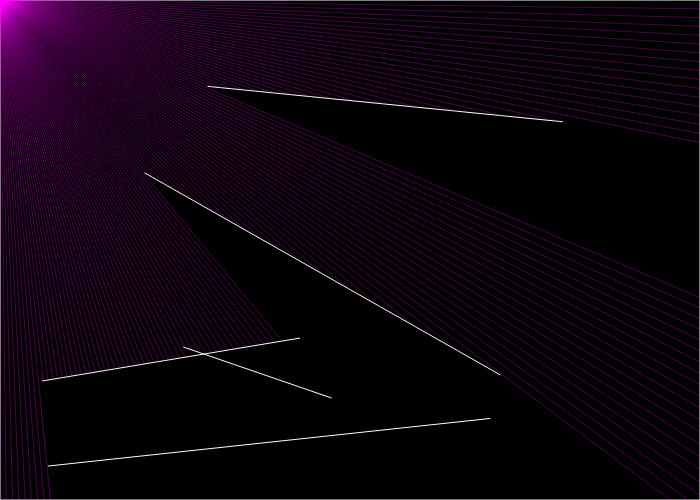
Frame 1 (no input)
Frame 60 (no input): identical to frame 1, image omitted
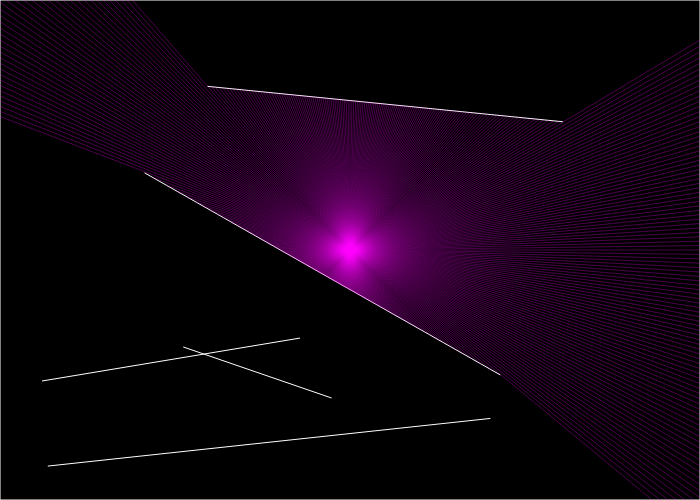
Frame 120 (the mouse pressed at the canvas centre since frame 60)

The p5.js sketch that drew these frames (run headless with seeded random() and noise() and a simulated clock; from frame 60 on, the mouse is pressed at the canvas centre):

// p5.js sketch
// ── sketch.js
const canvasSize = [700, 500];

let lightSource;
let numRays = 500;
let boundaries = [];
const numBoundaries = 5;

function setup() {
    noCursor();
    createCanvas(canvasSize[0], canvasSize[1]);

    boundaries.push(new Boundary(0, 0, width, 0));
    boundaries.push(new Boundary(width, 0, width, height));
    boundaries.push(new Boundary(width, height, 0, height));
    boundaries.push(new Boundary(0, height, 0, 0));

    for (let i = 0; i < numBoundaries; i++) {
        let x1 = random(width);
        let x2 = random(width);
        let y1 = random(height);
        let y2 = random(height);
        boundaries.push(new Boundary(x1, y1, x2, y2));
    }

    lightSource = new LightSource(numRays);
}

function draw() {

    background(0);

    for (const boundary of boundaries) {
        boundary.show();
    }

    lightSource.setSource(mouseX, mouseY);
    lightSource.show(boundaries);
}
// ── Boundary.js
class Boundary {
    constructor(x1, y1, x2, y2) {
        this.p1 = createVector(x1, y1);
        this.p2 = createVector(x2, y2);
        this.norm = p5.Vector.sub(this.p2,this.p1).rotate(PI/2);
    }

    show() {
        stroke(255);
        line(this.p1.x, this.p1.y, this.p2.x, this.p2.y);
    }

    show2() {
        stroke(255);
        push();
        translate(this.p1.x, this.p1.y);
        line(0, 0, this.p2.x, this.p2.y);
        pop();
    }
}
// ── LightSource.js
class LightSource {
    constructor(numRays) {
        this.source = createVector(0, 0);
        this.rays = Array(numRays);

        let theta= 0;
        for (let i = 0; i < numRays; i++) {
            const x = cos(radians(theta));
            const y = sin(radians(theta));
            this.rays[i] = new Ray(this.source, createVector(x, y));
            theta += (360 / numRays);
        }
    }

    setSource(x, y) {
        this.source = createVector(x, y);
    }

    addRay(ray) {
        this.rays.push(ray);
    }

    show(boundaries) {
        for (const ray of this.rays) {

            ray.setSource(this.source);

            let closest = null;
            let minDist = Infinity;

            // Verify boundary / ray intersection
            // Only draw the closest intersection
            for (const boundary of boundaries) {
                let p = intersection(ray, boundary);
                if (p) {
                    const newDist = p5.Vector.dist(ray.source, p);
                    if (newDist < minDist) {
                        minDist = newDist;
                        closest = p;
                    }
                }
            }
            if (closest) {
                ray.show(closest);
            }

        }
    }
}
// ── Ray.js
class Ray {
    constructor(source, direction) {
        this.source = source;
        this.direction = direction.normalize();
    }

    setSource(source) {
        this.source = source;
    }

    show(endpoint) {
        // colorMode(HSB);
        stroke((1 + frameCount * 2) % 360, 255, 255, 50);
        stroke(255, 0, 255, 75);
        // stroke(73, 40, 158, 100);
        line(this.source.x, this.source.y, endpoint.x, endpoint.y);
    }
}
// ── functions.js
// Intersection given two points of each line
// https://en.wikipedia.org/wiki/Line%E2%80%93line_intersection#Given_two_points_on_each_line
function intersection(ray, boundary) {
    const x1 = boundary.p1.x;
    const y1 = boundary.p1.y;
    const x2 = boundary.p2.x;
    const y2 = boundary.p2.y;

    const x3 = ray.source.x;
    const y3 = ray.source.y;
    const x4 = ray.source.x + ray.direction.x;
    const y4 = ray.source.y + ray.direction.y;

    const den = (x1 - x2) * (y3 - y4) - (y1 - y2) * (x3 - x4);
    if (den == 0) {
        return;
    }

    const t = ((x1 - x3) * (y3 - y4) - (y1 - y3) * (x3 - x4)) / den;
    const u = -((x1 - x2) * (y1 - y3) - (y1 - y2) * (x1 - x3)) / den;
    if (t > 0 && t < 1 && u > 0) {
        const pt = createVector();
        pt.x = x1 + t * (x2 - x1);
        pt.y = y1 + t * (y2 - y1);
        return pt;
    } else {
        return;
    }
}

// TODO Check it this reflec function works
function reflect(ray, surfaceNormal) {
    surfaceNormal.normalize();
    return ray.sub(surfaceNormal.mult(2 * ray.dot(surfaceNormal)));
};
